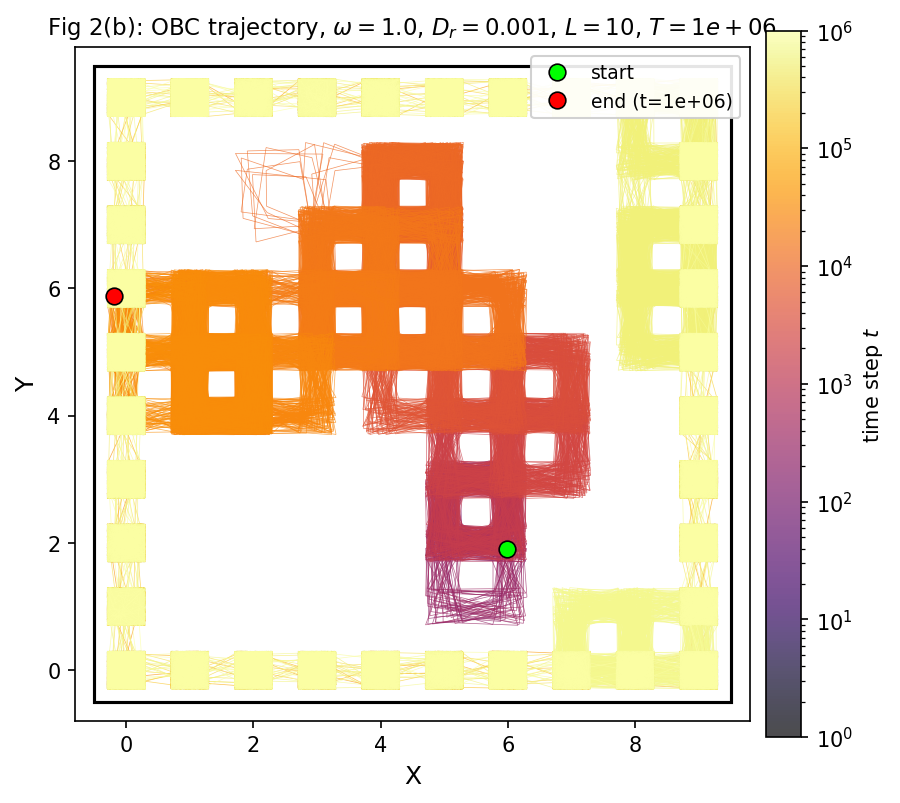

Write Python code to recreate this figure.
"""
Fig 2(b): single long OBC trajectory of a CRW, 10^6 steps.

Reproduces Fig 2(b) of Osat et al. (arXiv:2602.12020).
Walker with omega=1 (fully chiral CW), D_r=1e-3, L=10, T=10^6 steps.
Trajectory rendered as a LineCollection colored by time.

Author: Prashant Bisht, TIFR Hyderabad
"""
import sys, os, time
sys.path.insert(0, os.path.dirname(os.path.abspath(__file__)))
import numpy as np
import matplotlib.pyplot as plt
from matplotlib.collections import LineCollection
from matplotlib.colors import LogNorm, Normalize
from tcrw_core import simulate_tcrw_obc


def fig2b_trajectory(omega=1.0, D_r=1e-3, L=10, T_steps=10**6, seed=12345,
                      outfile='tcrw_fig2b_trajectory.png'):
    t0 = time.time()
    print(f"  Running OBC walker: omega={omega}, D_r={D_r}, L={L}, T={T_steps:.0e}")
    res = simulate_tcrw_obc(omega, D_r, L, T_steps, N_traj=1,
                             seed=seed, record_traj=True, record_interval=1)
    print(f"  Walk finished in {time.time()-t0:.1f}s")

    x = res['traj_x'].astype(float)
    y = res['traj_y'].astype(float)
    # Jitter points slightly off the integer lattice so overlapping visits
    # are visible (paper uses a similar visualisation)
    rng = np.random.default_rng(seed + 1)
    xj = x + rng.uniform(-0.3, 0.3, size=len(x))
    yj = y + rng.uniform(-0.3, 0.3, size=len(y))

    # LineCollection coloured by time (log scale like paper)
    fig, ax = plt.subplots(figsize=(6.2, 6.0))
    pts = np.column_stack([xj, yj]).reshape(-1, 1, 2)
    segs = np.concatenate([pts[:-1], pts[1:]], axis=1)
    tvec = np.arange(1, len(xj))
    lc = LineCollection(segs, cmap='inferno',
                         norm=LogNorm(vmin=1, vmax=tvec.max()),
                         linewidth=0.35, alpha=0.7)
    lc.set_array(tvec)
    ax.add_collection(lc)

    # Start / End markers
    ax.plot(xj[0], yj[0], 'o', color='lime', markersize=8, mec='k',
            mew=0.8, label='start', zorder=10)
    ax.plot(xj[-1], yj[-1], 'o', color='red', markersize=8, mec='k',
            mew=0.8, label=f'end (t={T_steps:.0e})', zorder=10)

    # Show the hard-wall box
    ax.add_patch(plt.Rectangle((-0.5, -0.5), L, L, fill=False,
                                edgecolor='k', linewidth=1.5))

    ax.set_xlim(-0.8, L - 0.2)
    ax.set_ylim(-0.8, L - 0.2)
    ax.set_xlabel('X', fontsize=12)
    ax.set_ylabel('Y', fontsize=12)
    ax.set_aspect('equal')
    ax.set_title(f'Fig 2(b): OBC trajectory, $\\omega={omega}$, $D_r={D_r}$, $L={L}$, $T={T_steps:.0e}$',
                 fontsize=11)
    cbar = fig.colorbar(lc, ax=ax, label='time step $t$', shrink=0.85, pad=0.02)
    ax.legend(loc='upper right', fontsize=9, framealpha=0.9)

    plt.tight_layout()
    plt.savefig(outfile, dpi=150, bbox_inches='tight')
    plt.close()
    print(f"  Saved: {outfile}")


if __name__ == '__main__':
    fig2b_trajectory()
